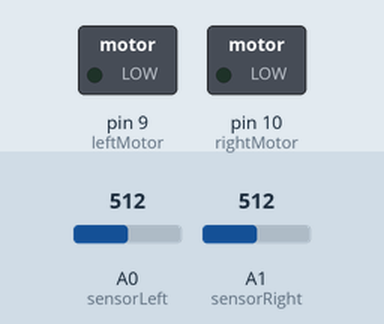
Recording of a sketch running on a simulated Arduino Uno, built with avr-gcc and run on an emulated ATmega328P. Parts: switched loads named in the sketch (green lamp = pin HIGH). Inputs (shaded band) come from the test bench; at power-on: A0 (sensorLeft) = 512, A1 (sensorRight) = 512.

Above: at 1.2 s.
1.3 s: A0 (sensorLeft) set to 485
At 1.8 s:
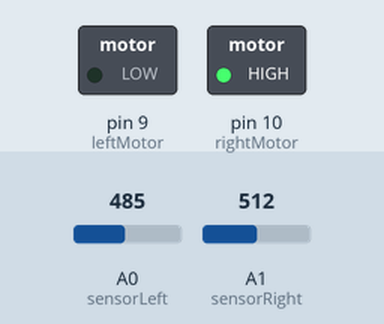
2.8 s: A1 (sensorRight) set to 491
At 4.0 s:
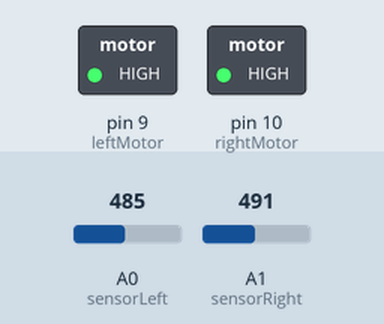
4.3 s: A0 (sensorLeft) set to 510
At 5.3 s:
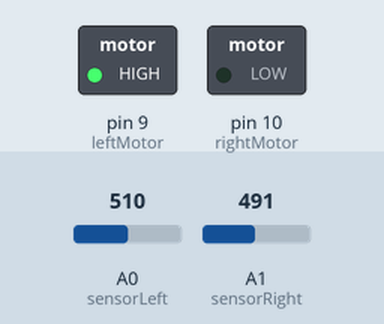
5.8 s: A0 (sensorLeft) set to 490
At 6.4 s:
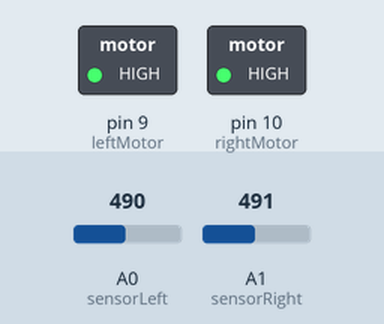
7.3 s: A0 (sensorLeft) set to 511
At 8.7 s:
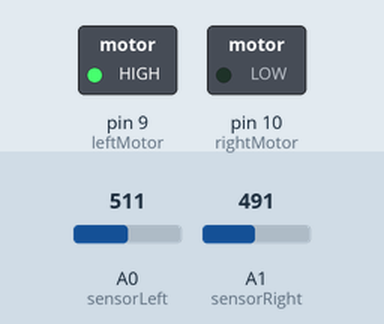
Timing chart, 0 to 9.8 s (numbered marks = the images above; inputs shaded):
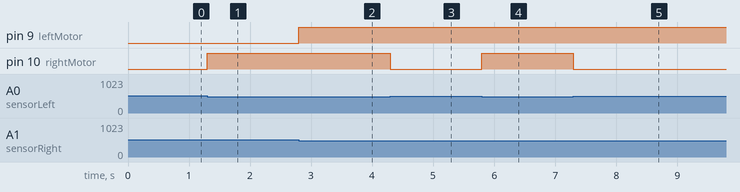

Measured:
- the behaviour switches between 500 and 499 on A0 (sensorLeft) (found by bisection; images 0 and 1)
- the behaviour switches between 500 and 499 on A1 (sensorRight) (found by bisection; images 1 and 2)
- after the input at 1.3 s, pin 10 (rightMotor): LOW → HIGH at once
- after the input at 2.8 s, pin 9 (leftMotor): LOW → HIGH at once
- after the input at 4.3 s, pin 10 (rightMotor): HIGH → LOW at once
- after the input at 5.8 s, pin 10 (rightMotor): LOW → HIGH at once
- after the input at 7.3 s, pin 10 (rightMotor): HIGH → LOW at once

The sketch:

robot_control.ino
```cpp
// Autonomous Robot Control Example

int leftMotor = 9;
int rightMotor = 10;

int sensorLeft = A0;
int sensorRight = A1;

void setup() {

  pinMode(leftMotor, OUTPUT);
  pinMode(rightMotor, OUTPUT);

  pinMode(sensorLeft, INPUT);
  pinMode(sensorRight, INPUT);

}

void loop() {

  int leftValue = analogRead(sensorLeft);
  int rightValue = analogRead(sensorRight);

  if(leftValue < 500 && rightValue < 500) {

    // move forward
    digitalWrite(leftMotor, HIGH);
    digitalWrite(rightMotor, HIGH);

  }

  else if(leftValue < 500) {

    // turn left
    digitalWrite(leftMotor, LOW);
    digitalWrite(rightMotor, HIGH);

  }

  else if(rightValue < 500) {

    // turn right
    digitalWrite(leftMotor, HIGH);
    digitalWrite(rightMotor, LOW);

  }

}
```
